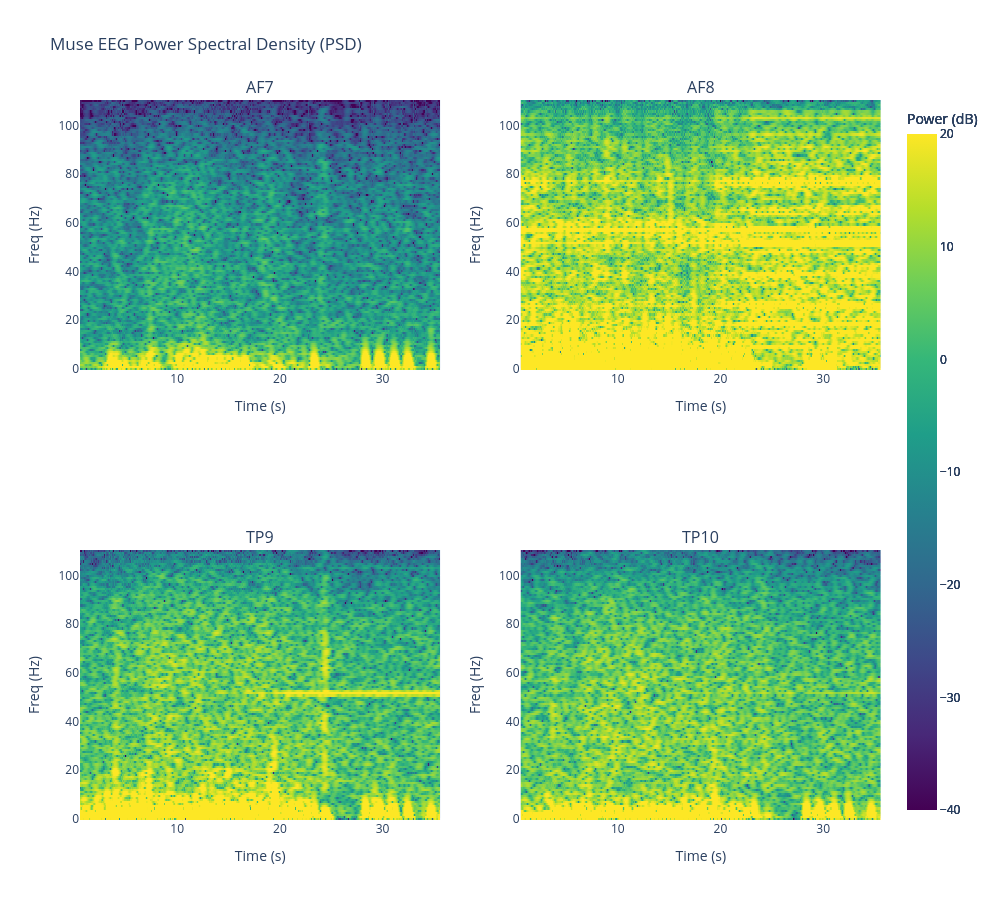

The notebook cell saved with this chart:
### Markdown cell above
## Step 1: Calculating PSDs

For each EEG channel (AF7, AF8, TP9, and TP10), we can convert the time-series EEG signal data into a Power Spectral Density (PSD) form. The PSD informs us of which frequencies are strongest in the signal at a given timestamp.

In a typical scenario, we would use a Fast Fourier Transformation (FFT). However, I want to replicate the operations used by the Muse system to calculate the PSD. Let's create a helper function to do this, which uses `scipy.signal.spectrogram` to calculate the PSD. We also want to be cognizant of

### Code cell
# Define some primitives
_DATA_DIR = os.path.join('.','data2')
_EXAMPLE_PARTICIPANT = 'P4_Muse2'
_EXAMPLE_TRIAL = 1

# Read trial data
tdir = os.path.join(_DATA_DIR, _EXAMPLE_PARTICIPANT, f"{_EXAMPLE_TRIAL}", "simulation")
raw_eeg = pd.read_csv(os.path.join(tdir, 'cor_eeg_raw_framed.csv'))

# Calculate the PSD from `compute_muse_psd`
psd = compute_muse_psd(raw_eeg, _CHANNELS)

# Plot
plot_muse_psd(psd)

### Figure 1 — Plotly figure (JSON) as saved in the notebook; plotly's stock layout.template omitted (floating-point values rounded to 4 significant figures; data arrays with more than 128 entries replaced by an {"elided": "..."} marker saying what was removed)
{"data": [{"colorbar": {"title": {"text": "Power (dB)"}}, "colorscale": [[0, "#440154"], [0.1111, "#482878"], [0.2222, "#3e4989"], [0.3333, "#31688e"], [0.4444, "#26828e"], [0.5556, "#1f9e89"], [0.6667, "#35b779"], [0.7778, "#6ece58"], [0.8889, "#b5de2b"], [1, "#fde725"]], "type": "heatmap", "x": {"elided": "351 float values"}, "xaxis": "x", "y": {"elided": "129 float values"}, "yaxis": "y", "z": {"elided": "129x351 float values"}, "zmax": 20, "zmin": -40}, {"colorbar": {"title": {"text": "Power (dB)"}}, "colorscale": [[0, "#440154"], [0.1111, "#482878"], [0.2222, "#3e4989"], [0.3333, "#31688e"], [0.4444, "#26828e"], [0.5556, "#1f9e89"], [0.6667, "#35b779"], [0.7778, "#6ece58"], [0.8889, "#b5de2b"], [1, "#fde725"]], "type": "heatmap", "x": {"elided": "351 float values"}, "xaxis": "x2", "y": {"elided": "129 float values"}, "yaxis": "y2", "z": {"elided": "129x351 float values"}, "zmax": 20, "zmin": -40}, {"colorbar": {"title": {"text": "Power (dB)"}}, "colorscale": [[0, "#440154"], [0.1111, "#482878"], [0.2222, "#3e4989"], [0.3333, "#31688e"], [0.4444, "#26828e"], [0.5556, "#1f9e89"], [0.6667, "#35b779"], [0.7778, "#6ece58"], [0.8889, "#b5de2b"], [1, "#fde725"]], "type": "heatmap", "x": {"elided": "351 float values"}, "xaxis": "x3", "y": {"elided": "129 float values"}, "yaxis": "y3", "z": {"elided": "129x351 float values"}, "zmax": 20, "zmin": -40}, {"colorbar": {"title": {"text": "Power (dB)"}}, "colorscale": [[0, "#440154"], [0.1111, "#482878"], [0.2222, "#3e4989"], [0.3333, "#31688e"], [0.4444, "#26828e"], [0.5556, "#1f9e89"], [0.6667, "#35b779"], [0.7778, "#6ece58"], [0.8889, "#b5de2b"], [1, "#fde725"]], "type": "heatmap", "x": {"elided": "351 float values"}, "xaxis": "x4", "y": {"elided": "129 float values"}, "yaxis": "y4", "z": {"elided": "129x351 float values"}, "zmax": 20, "zmin": -40}], "layout": {"annotations": [{"font": {"size": 16}, "showarrow": false, "text": "AF7", "x": 0.225, "xanchor": "center", "xref": "paper", "y": 1, "yanchor": "bottom", "yref": "paper"}, {"font": {"size": 16}, "showarrow": false, "text": "AF8", "x": 0.775, "xanchor": "center", "xref": "paper", "y": 1, "yanchor": "bottom", "yref": "paper"}, {"font": {"size": 16}, "showarrow": false, "text": "TP9", "x": 0.225, "xanchor": "center", "xref": "paper", "y": 0.375, "yanchor": "bottom", "yref": "paper"}, {"font": {"size": 16}, "showarrow": false, "text": "TP10", "x": 0.775, "xanchor": "center", "xref": "paper", "y": 0.375, "yanchor": "bottom", "yref": "paper"}], "height": 900, "title": {"text": "Muse EEG Power Spectral Density (PSD)"}, "width": 1000, "xaxis": {"anchor": "y", "domain": [0, 0.45], "title": {"text": "Time (s)"}}, "xaxis2": {"anchor": "y2", "domain": [0.55, 1], "title": {"text": "Time (s)"}}, "xaxis3": {"anchor": "y3", "domain": [0, 0.45], "title": {"text": "Time (s)"}}, "xaxis4": {"anchor": "y4", "domain": [0.55, 1], "title": {"text": "Time (s)"}}, "yaxis": {"anchor": "x", "domain": [0.625, 1], "title": {"text": "Freq (Hz)"}}, "yaxis2": {"anchor": "x2", "domain": [0.625, 1], "title": {"text": "Freq (Hz)"}}, "yaxis3": {"anchor": "x3", "domain": [0, 0.375], "title": {"text": "Freq (Hz)"}}, "yaxis4": {"anchor": "x4", "domain": [0, 0.375], "title": {"text": "Freq (Hz)"}}}}
